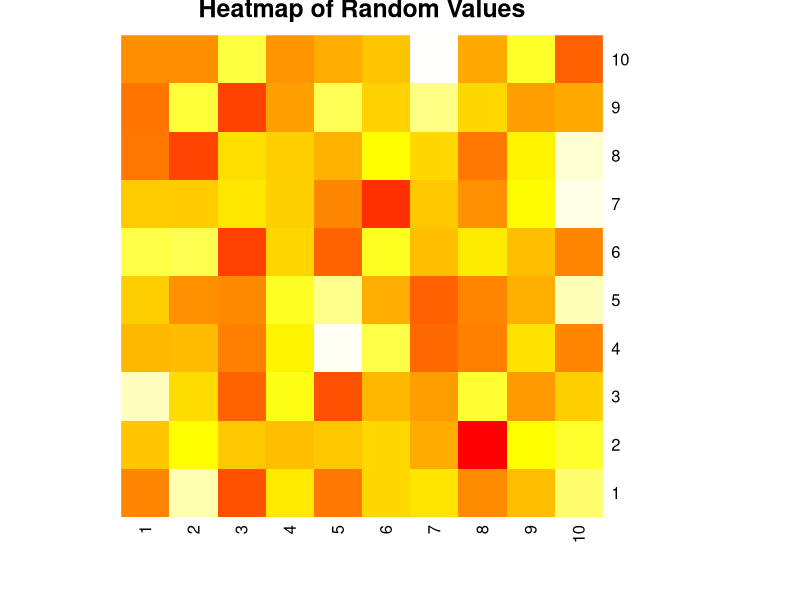

This figure's R source:
# Load library
library(ggplot2)

# Generate a 10x10 matrix of random normal values
set.seed(123)  # for reproducibility
data_matrix <- matrix(rnorm(100), nrow = 10)

# Plot heatmap
heatmap(data_matrix,
        col = heat.colors(256),
        main = "Heatmap of Random Values",
        Rowv = NA, Colv = NA)  # disables clustering
